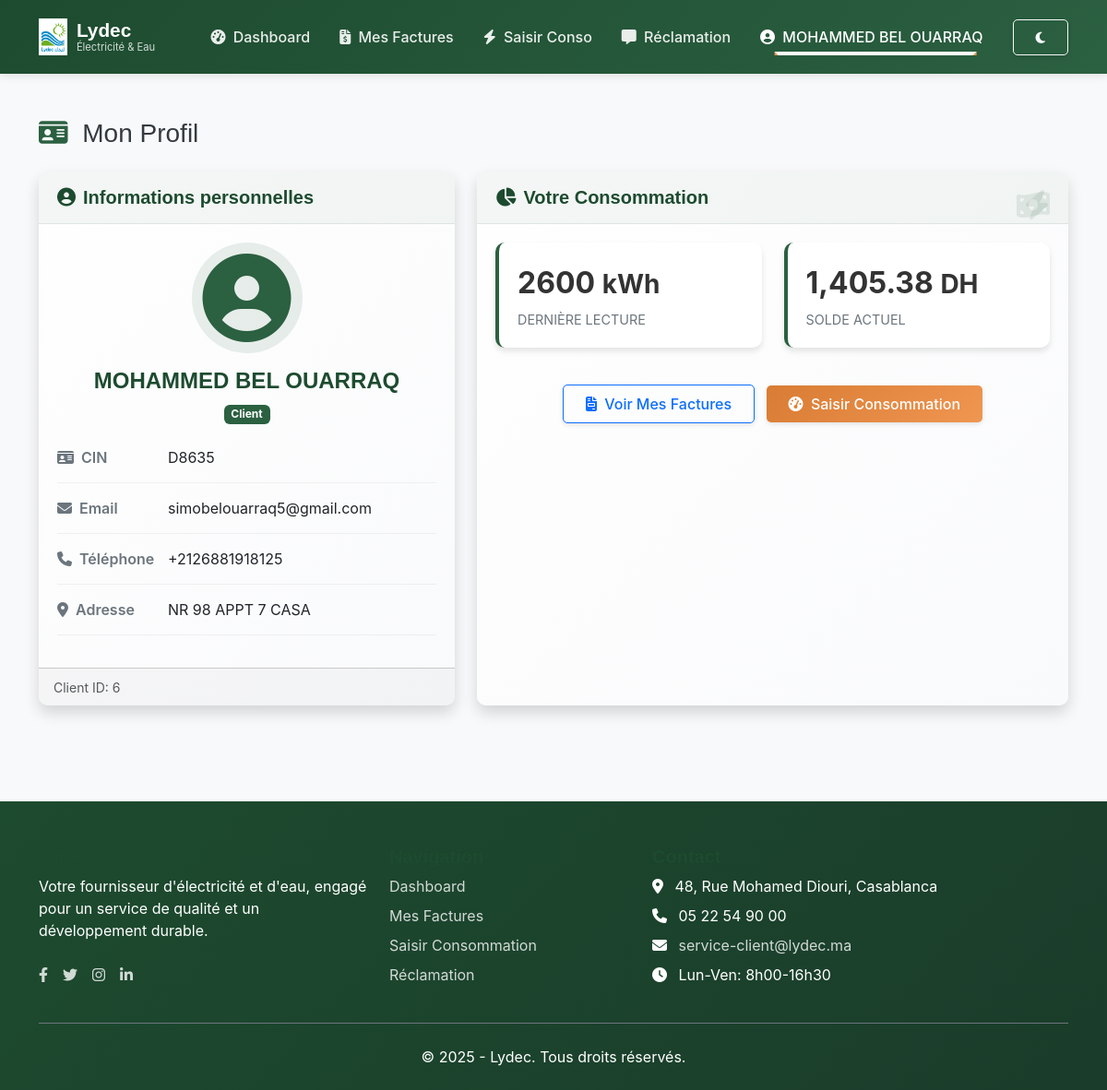
The page /IHM/client/client_profile.php (signed in) on the database as committed earlier.
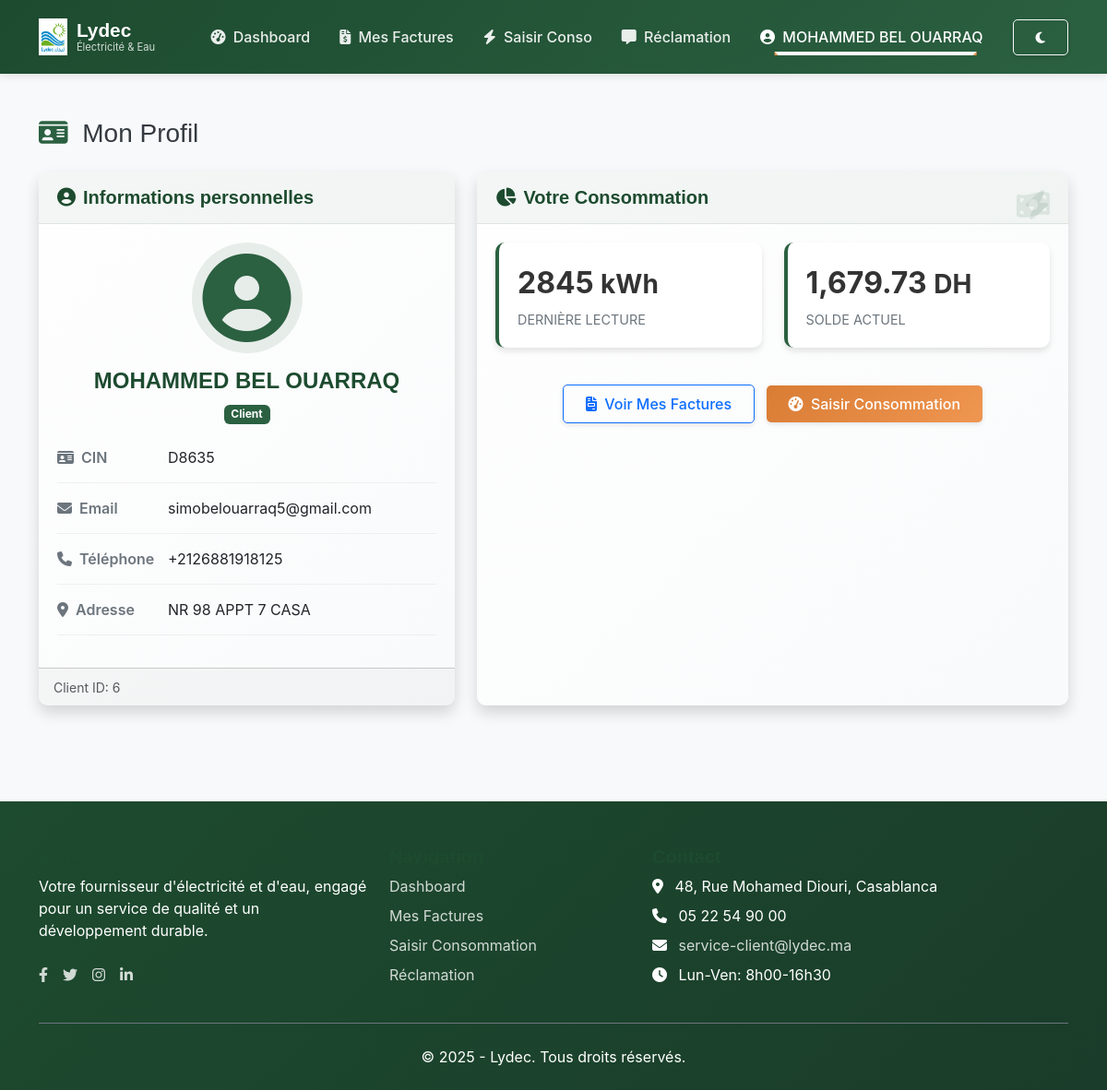
The same page on the database as committed later.
### tables this page shows
CREATE TABLE Consumption (
                idC INTEGER PRIMARY KEY AUTOINCREMENT,
                client_id INTEGER NOT NULL,
                month TEXT NOT NULL,
                current_reading INTEGER NOT NULL,
                photo TEXT,
                dateReleve TEXT NOT NULL DEFAULT (datetime('now')),
                status TEXT NOT NULL DEFAULT 'pending',
                FOREIGN KEY (client_id) REFERENCES Client(id)
            );

### BD/Consumption.php (called while the page is built, shortened)
<?php
class Consumption {
    private $pdo;
    public function __construct($pdo) {
        $this->pdo = $pdo;
    }
    public function getLastConsumption($clientId) {
        try {
            $sql = "SELECT * FROM Consumption WHERE client_id = ? ORDER BY dateReleve DESC, idC DESC LIMIT 1";
            $stmt = $this->pdo->prepare($sql);
            $stmt->execute([$clientId]);
            $row = $stmt->fetch(\PDO::FETCH_ASSOC);
            return [
                'id' => $row['idC'] ?? null,
                'client_id' => $row['client_id'] ?? null,
                'month' => $row['month'] ?? null,
                'current_reading' => $row['current_reading'] ?? null,
                'photo' => $row['photo'] ?? null,
                'dateReleve' => $row['dateReleve'] ?? null,
                'status' => $row['status'] ?? 'pending'
            ];
        } catch (\PDOException $e) {
            error_log("Error in getLastConsumption: " . $e->getMessage());
            return null;
        }
    }
}
?>

### BD/Facture.php (called while the page is built, shortened)
<?php
class Facture {
    private $pdo;
    public function __construct($pdo) {
        $this->pdo = $pdo;
    }
    public function getFacturesByClient($clientId) {
        $sql = "SELECT * FROM Facture WHERE client_id = ?";
        $stmt = $this->pdo->prepare($sql);
        $stmt->execute([$clientId]);
        return $stmt->fetchAll(PDO::FETCH_ASSOC);
    }
}
?>

### IHM/client/client_profile.php (the view, shortened to what the changed rows need)
<?php
require_once '../../BD/db.php';
require_once '../../BD/Consumption.php';
require_once '../../BD/Facture.php';
$clientId = $_SESSION['client']['id'];
$consumptionModel = new Consumption($pdo);
$factureModel = new Facture($pdo);
$lastConsumption = $consumptionModel->getLastConsumption($clientId);
$lastReading = $lastConsumption ? $lastConsumption['current_reading'] : null;
$factures = $factureModel->getFacturesByClient($clientId);
$balance = 0;
if ($factures) {
    foreach ($factures as $facture) {
        if ($facture['statut'] === 'impayée') {
            $balance += $facture['montant'];
        }
    }
}
?>
<!DOCTYPE html>
<html lang="fr">
<head>
  <link href="https://cdn.jsdelivr.net/npm/bootstrap@5.3.0/dist/css/bootstrap.min.css" rel="stylesheet">
  <link rel="stylesheet" href="https://cdnjs.cloudflare.com/ajax/libs/font-awesome/6.4.0/css/all.min.css">
  <link href="https://unpkg.com/aos@2.3.1/dist/aos.css" rel="stylesheet">
  <link rel="stylesheet" href="../../assets/css/client-style.css">
</head>
<body>
  <main class="py-4">
    <div class="container my-4">
      <div class="d-sm-flex align-items-center justify-content-between mb-4">
        <h1 class="h3 mb-0" data-aos="fade-right">
          <i class="fas fa-id-card me-2 text-primary"></i>
          Mon Profil
        </h1>
      </div>
      <div class="row">
        <div class="col-lg-7 mb-4" data-aos="fade-up" data-aos-delay="200">
          <div class="card shadow h-100">
            <div class="card-body">
              <div class="row mb-4">
                <div class="col-md-6 mb-3">
                  <div class="stat-card">
                    <div class="stat-value">
                      <?php echo $lastReading ? $lastReading : '0'; ?>
                      <small>kWh</small>
                    </div>
                    <div class="stat-label">Dernière Lecture</div>
                    <i class="fas fa-bolt stat-icon"></i>
                  </div>
                </div>
                <div class="col-md-6 mb-3">
                  <div class="stat-card">
                    <div class="stat-value">
                      <?php echo number_format($balance, 2); ?>
                      <small>DH</small>
                    </div>
                    <div class="stat-label">Solde Actuel</div>
                    <i class="fas fa-money-bill-wave stat-icon"></i>
                  </div>
                </div>
              </div>
            </div>
          </div>
        </div>
      </div>
    </div>
  </main>
</body>
</html>

Rows that differ between the two databases and show on the page:
no longer on this page (row unchanged): consumption: current_reading "2600"
added consumption: current_reading "2845"
Other text that changed with them:
$balance: "1,405.38" → "1,679.73"
